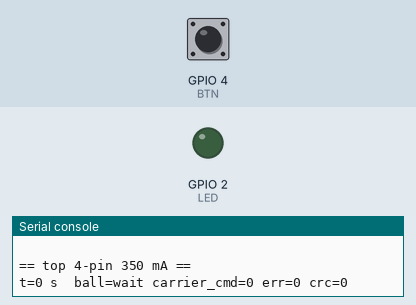
Recording of a program running on a simulated ESP32 board running MicroPython. Parts: output pins drawn as LEDs (lit = HIGH), the last lines printed to the serial console. Wiring (from the project's diagram.json): green LED on GPIO 2, green button on GPIO 4. The test bench sets the inputs (shaded band); at power-on: GPIO 4 (BTN) HIGH.

Above: at 0.1 s.
At 6.5 s:
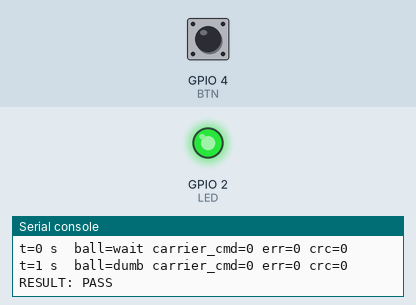
Timing chart, 0 to 9.7 s (numbered marks = the images above):
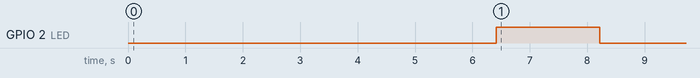

Measured:
- by itself, GPIO 2 (LED): LOW → HIGH at 6.4 s, → LOW 1.8 s later

The program:

main.py
```python
"""CoreBall interface v1.1: ball + carrier on one ESP32, UART loopback.

Wiring (see diagram.json):
  UART1 TX 17 -> UART2 RX 26
  UART2 TX 25 -> UART1 RX 16
  GND common

The ESP32 runs both state machines. The bytes are real UART traffic, so
framing, CRC and power negotiation are exercised. Scenarios run once, then
press the GPIO4 button to replay.
"""
import time

import protocol as P
from machine import Pin, UART

U1 = UART(1, baudrate=115200, tx=17, rx=16)
U2 = UART(2, baudrate=115200, tx=25, rx=26)

LED = Pin(2, Pin.OUT)
BTN = Pin(4, Pin.IN, Pin.PULL_UP)

ab = b""      # ball -> carrier bytes
ba = b""      # carrier -> ball bytes
ball = None
carrier = None


class Ball:
    def __init__(self, supply_mA):
        self.supply = supply_mA
        self.state = "wait"
        self.last_who = -1.0
        self.last_hb = -1.0
        self.carrier = None
        self.status = None
        self.error = None
        self.crc_errors = 0

    def tick(self, t):
        if self.state == "wait":
            if t - self.last_who >= 0.1:
                U1.write(P.encode(P.WHO))
                self.last_who = t
            if t > 1.0:
                self.state = "dumb"
        elif self.state == "ok":
            if t - self.last_hb >= 0.2:
                U1.write(P.encode(P.HEARTBEAT))
                self.last_hb = t

    def receive(self, frame):
        if frame.type == P.WHO:
            w = P.parse_who(frame.payload)
            self.carrier = w
            if w["draw_mA"] > self.supply:
                self.state = "power"
                U1.write(P.encode(P.ERROR, P.error_payload(P.ERR_POWER)))
            else:
                self.state = "ok"
                U1.write(P.encode(P.CMD, P.cmd_payload(0, 1000, 500, 1000)))
        elif frame.type == P.STATUS:
            self.status = P.parse_status(frame.payload)
        elif frame.type == P.ERROR:
            self.error = P.parse_error(frame.payload)


class Carrier:
    def __init__(self, draw_mA, name="轮式", silent=False, corrupt=False):
        self.draw = draw_mA
        self.name = name
        self.silent = silent
        self.corrupt = corrupt
        self.first = True
        self.cmds = []
        self.error = None

    def send(self, ftype, payload=b""):
        U2.write(P.encode(ftype, payload))

    def receive(self, frame):
        if self.silent:
            return
        if frame.type == P.WHO:
            payload = P.who_payload(3, 1, 0x03, self.draw, 0, 1200, self.name)
            raw = P.encode(P.WHO, payload)
            if self.corrupt and self.first:
                # 故意破坏最后一字节，制造 CRC 错
                raw = raw[:-1] + bytes([raw[-1] ^ 0xFF])
                self.first = False
            U2.write(raw)
        elif frame.type == P.CMD:
            c = P.parse_cmd(frame.payload)
            self.cmds.append(c)
            self.send(P.STATUS, P.status_payload(c["target"], 0, 0))
        elif frame.type == P.HEARTBEAT:
            self.send(P.HEARTBEAT)
        elif frame.type == P.ERROR:
            self.error = P.parse_error(frame.payload)


def pump():
    global ab, ba
    if U2.any():
        ab += U2.read(U2.any())
    if U1.any():
        ba += U1.read(U1.any())
    while True:
        f, rest, err = P.decode(ab)
        if f is None and err == "short":
            ab = rest
            break
        if f:
            carrier.receive(f)
        ab = rest
        if not ab:
            break
    while True:
        f, rest, err = P.decode(ba)
        if f is None and err == "short":
            ba = rest
            break
        if f:
            ball.receive(f)
        elif err == "crc":
            ball.crc_errors += 1
        ba = rest
        if not ba:
            break


def run(name, supply, draw, seconds, silent=False, corrupt=False):
    global ab, ba, ball, carrier
    ab, ba = b"", b""
    U1.read()
    U2.read()
    ball = Ball(supply)
    carrier = Carrier(draw, silent=silent, corrupt=corrupt)
    print("")
    print("== %s ==" % name)
    t0 = time.ticks_ms()
    last = -1
    while True:
        ms = time.ticks_diff(time.ticks_ms(), t0)
        if ms >= seconds * 1000:
            break
        t = ms / 1000.0
        ball.tick(t)
        pump()
        if int(t) != last:
            last = int(t)
            print("t=%d s  ball=%s carrier_cmd=%d err=%d crc=%d" % (
                last, ball.state, len(carrier.cmds),
                carrier.error if carrier.error is not None else 0,
                ball.crc_errors))
        time.sleep_ms(5)

    if name.startswith("top 4"):
        ok = ball.state == "ok" and ball.status is not None and carrier.cmds
    elif name.startswith("top 3"):
        ok = ball.state == "power" and not carrier.cmds and \
            carrier.error == P.ERR_POWER
    elif name.startswith("bottom"):
        ok = ball.state == "ok" and ball.status is not None
    elif name.startswith("silent"):
        ok = ball.state == "dumb"
    else:
        ok = ball.state == "ok" and ball.crc_errors >= 1
    print("RESULT:", "PASS" if ok else "FAIL")
    LED.value(1 if ok else 0)
    time.sleep_ms(300)


def main():
    print("CoreBall interface v1.1 - one ESP32, two UART ends")
    while True:
        run("top 4-pin 350 mA", 400, 350, 1.4)
        run("top 3 A carrier", 400, 2500, 1.4)
        run("bottom 3 A carrier", 3000, 2500, 1.4)
        run("silent carrier", 400, 0, 1.3, silent=True)
        run("bad CRC then retry", 400, 350, 1.5, corrupt=True)
        print("")
        print("All scenarios done. Press GPIO4 to replay.")
        LED.value(0)
        while BTN.value():
            time.sleep_ms(20)
        while not BTN.value():
            time.sleep_ms(20)


main()
```

protocol.py
```python
"""CoreBall protocol codec for Wokwi MicroPython (ESP32).

Frame: A5 5A | VER | TYPE | LEN | PAYLOAD | CRC16-CCITT-FALSE.
Keep in sync with tools/protocol.py.
"""
import struct

MAGIC = b"\xA5\x5A"
PROTO_VER = 0x10

WHO = 0x01
CMD = 0x02
STATUS = 0x03
HEARTBEAT = 0x04
ERROR = 0x05

ERR_POWER = 1
ERR_PROTO = 2
ERR_DUMB = 3


def crc16(data):
    crc = 0xFFFF
    for b in data:
        crc ^= b << 8
        for _ in range(8):
            if crc & 0x8000:
                crc = ((crc << 1) ^ 0x1021) & 0xFFFF
            else:
                crc = (crc << 1) & 0xFFFF
    return crc


def encode(ftype, payload=b"", ver=PROTO_VER):
    if len(payload) > 64:
        raise ValueError("payload > 64")
    body = bytes([ver, ftype, len(payload)]) + payload
    return MAGIC + body + struct.pack(">H", crc16(body))


class Frame:
    def __init__(self, ver, ftype, payload):
        self.ver = ver
        self.type = ftype
        self.payload = payload


def decode(buf):
    buf = bytes(buf)
    if len(buf) < 2:
        return None, buf, "short"
    if buf[:2] != MAGIC:
        i = buf.find(MAGIC)
        if i < 0:
            return None, b"", "sync"
        return None, buf[i:], "sync"
    if len(buf) < 5:
        return None, buf, "short"
    ver, ftype, ln = buf[2], buf[3], buf[4]
    if ln > 64:
        return None, buf[2:], "len"
    need = 5 + ln + 2
    if len(buf) < need:
        return None, buf, "short"
    body = buf[2:5 + ln]
    got = struct.unpack(">H", buf[5 + ln:need])[0]
    if crc16(body) != got:
        return None, buf[2:], "crc"
    return Frame(ver, ftype, body[3:]), buf[need:], None


def who_payload(class_id, axes, sensors, draw_mA, battery_mAh, vmax, name,
                proto=PROTO_VER):
    raw = name.encode("utf-8")[:24]
    return struct.pack("<BBBIHHH", proto, class_id, axes, sensors,
                       draw_mA, battery_mAh, vmax) + raw


def parse_who(payload):
    if len(payload) < 13:
        raise ValueError("WHO too short")
    proto, cls, axes, sensors, draw, batt, vmax = struct.unpack(
        "<BBBIHHH", payload[:13])
    return {
        "proto": proto, "class": cls, "axes": axes, "sensors": sensors,
        "draw_mA": draw, "battery_mAh": batt, "vmax": vmax,
        "name": payload[13:].decode("utf-8", "replace"),
    }


def cmd_payload(axis, target, vmax, amax):
    return struct.pack("<BiHH", axis, target, vmax, amax)


def parse_cmd(payload):
    if len(payload) != 9:
        raise ValueError("CMD must be 9 bytes")
    return dict(zip(("axis", "target", "vmax", "amax"),
                    struct.unpack("<BiHH", payload)))


def status_payload(pos, vel, fault):
    return struct.pack("<ihH", pos, vel, fault)


def parse_status(payload):
    if len(payload) != 8:
        raise ValueError("STATUS must be 8 bytes")
    return dict(zip(("pos", "vel", "fault"), struct.unpack("<ihH", payload)))


def error_payload(code):
    return bytes([code])


def parse_error(payload):
    return payload[0] if payload else 0
```
